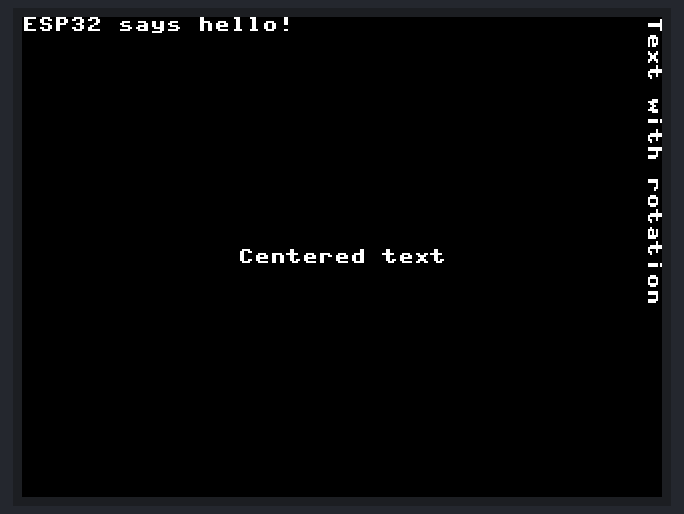
A program run on a simulated ESP32 board running MicroPython. Shown: 320×240 colour display. Library files of the repository ran but are not shown: ili9341.py, xglcd_font.py. At 0.6 s the program stops and its outputs stay as they are.

Above: at 0.6 s.

The program:

cyd_demo.py
```python
from machine import Pin, SPI, ADC, idle
import os
from time import sleep

# Save this file as ili9341.py https://github.com/rdagger/micropython-ili9341/blob/master/ili9341.py
from ili9341 import Display, color565
# Save this file as xglcd_font.py https://github.com/rdagger/micropython-ili9341/blob/master/xglcd_font.py
from xglcd_font import XglcdFont

# Function to set up SPI for TFT display
display_spi = SPI(1, baudrate=26666666, sck=Pin(18), mosi=Pin(23))
# Set up display
display = Display(display_spi, dc=Pin(16), cs=Pin(17), rst=Pin(5),
                  width=320, height=240, rotation=90)

def draw_text():
    # Set colors
    white_color = color565(255, 255, 255)  # white color
    black_color = color565(0, 0, 0)        # black color

    # Turn on display backlight
    backlight = Pin(32, Pin.OUT)
    backlight.on()

    # Clear display
    display.clear(black_color)

    # Draw the text on (0, 0) coordinates (x, y, text, font color, font background color, rotation)
    display.draw_text8x8(0, 0, 'ESP32 says hello!', white_color, black_color, 0)

    # Draw the text on the center of the display
    font_size = 8
    text_msg = 'Centered text'
    x_center = int((display.width-len(text_msg)*font_size)/2)
    y_center = int(((display.height)/2)-(font_size/2))
    display.draw_text8x8(x_center, y_center, text_msg, white_color, black_color, 0)

    # Draw the text on the right with rotation
    display.draw_text8x8(display.width-font_size, 0, 'Text with rotation', white_color, black_color, 90)

try:
    draw_text()
except Exception as e:
    print('Error occured: ', e)
except KeyboardInterrupt:
    print('Program Interrupted by the user')
    display.cleanup()
```
